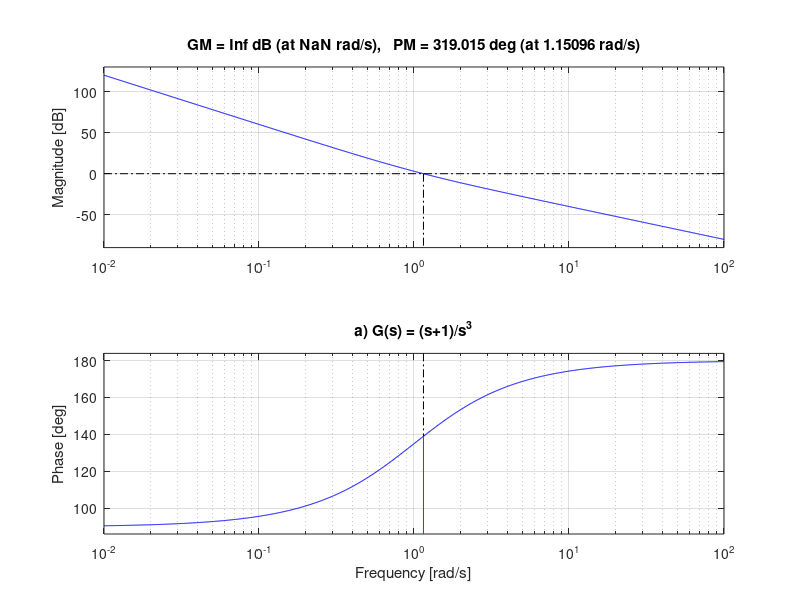
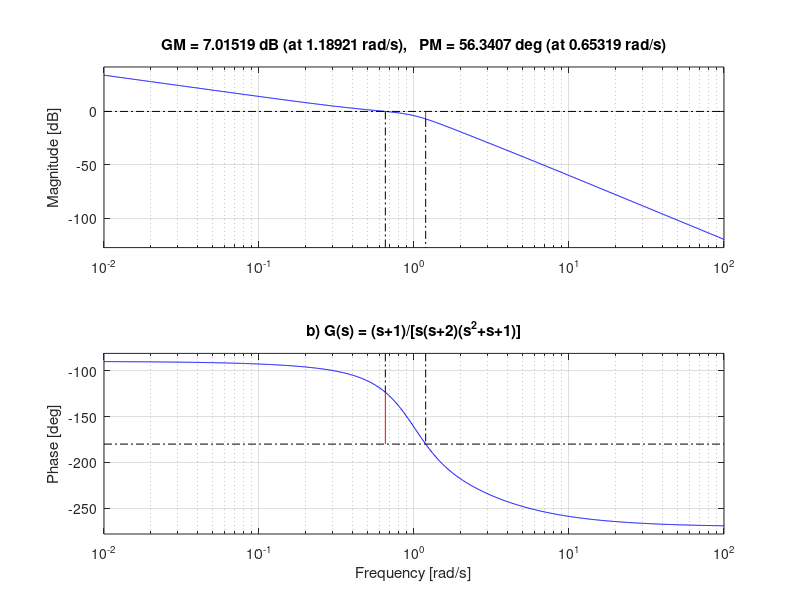
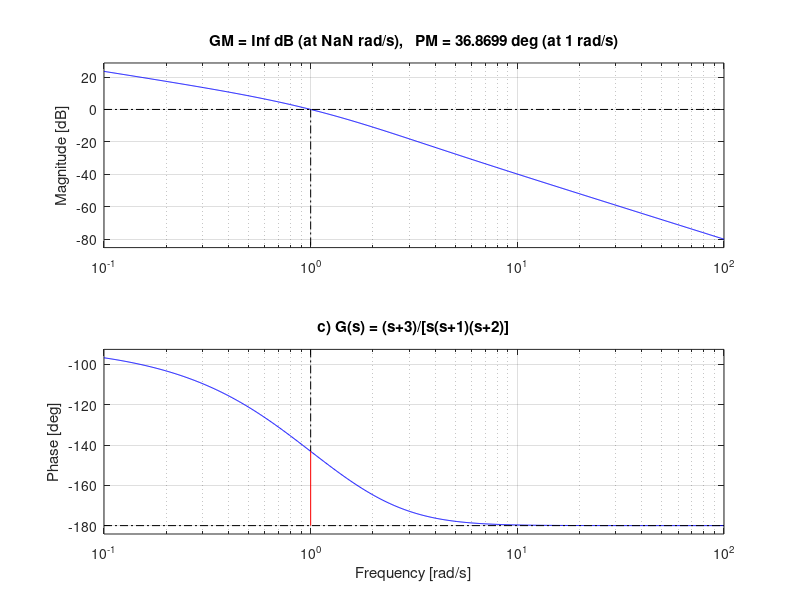
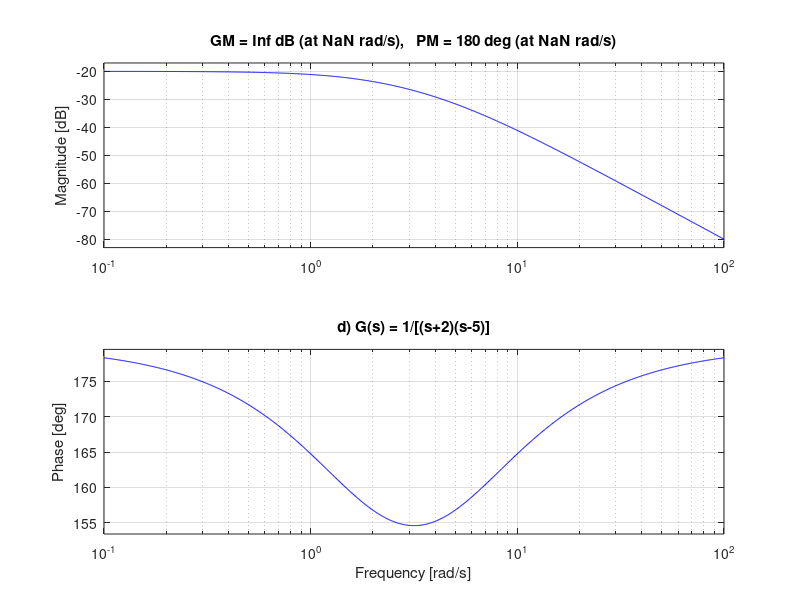

Source code (MATLAB) for these figures, in order:
clc;
clear;
close all;

s = tf('s');
k = 1;

%% =====================================
% a) G(s) = (s+1)/s^3
%% =====================================

L = (k*(s+1))/(s^3);

figure;
margin(L);
grid on;
title('a) G(s) = (s+1)/s^3');

[Gm,Pm,Wcg,Wcp] = margin(L);

fprintf('\n========== a) ==========\n');
fprintf('L(s) = (k*(s+1))/(s^3)\n');
fprintf('Margen de fase: %.2f°\n',Pm);

if isinf(Gm)
    fprintf('Margen de ganancia: Infinito\n');
else
    fprintf('Margen de ganancia: %.2f dB\n',20*log10(Gm));
end

%% =====================================
% b) G(s) = (s+1)/[s(s+2)(s^2+s+1)]
%% =====================================

L = (k*(s+1))/(s*(s+2)*(s^2+s+1));

figure;
margin(L);
grid on;
title('b) G(s) = (s+1)/[s(s+2)(s^2+s+1)]');

[Gm,Pm,Wcg,Wcp] = margin(L);

fprintf('\n========== b) ==========\n');
fprintf('L(s) = (k*(s+1))/(s*(s+2)*(s^2+s+1))\n');
fprintf('Margen de fase: %.2f°\n',Pm);

if isinf(Gm)
    fprintf('Margen de ganancia: Infinito\n');
else
    fprintf('Margen de ganancia: %.2f dB\n',20*log10(Gm));
end

%% =====================================
% c) G(s) = (s+3)/[s(s+1)(s+2)]
%% =====================================

L = (k*(s+3))/(s*(s+1)*(s+2));

figure;
margin(L);
grid on;
title('c) G(s) = (s+3)/[s(s+1)(s+2)]');

[Gm,Pm,Wcg,Wcp] = margin(L);

fprintf('\n========== c) ==========\n');
fprintf('L(s) = (k*(s+3))/(s*(s+1)*(s+2))\n');
fprintf('Margen de fase: %.2f°\n',Pm);

if isinf(Gm)
    fprintf('Margen de ganancia: Infinito\n');
else
    fprintf('Margen de ganancia: %.2f dB\n',20*log10(Gm));
end

%% =====================================
% d) G(s) = 1/[(s+2)(s-5)]
%% =====================================

L = k/((s+2)*(s-5));

figure;
margin(L);
grid on;
title('d) G(s) = 1/[(s+2)(s-5)]');

[Gm,Pm,Wcg,Wcp] = margin(L);

fprintf('\n========== d) ==========\n');
fprintf('L(s) = k/((s+2)*(s-5))\n');
fprintf('Margen de fase: %.2f°\n',Pm);

if isinf(Gm)
    fprintf('Margen de ganancia: Infinito\n');
else
    fprintf('Margen de ganancia: %.2f dB\n',20*log10(Gm));
end

%% =====================================
% e) G(s) = (s+1)/[(s+5)(s^2-9)]
%% =====================================

L = (k*(s+1))/((s+5)*(s^2-9));

figure;
margin(L);
grid on;
title('e) G(s) = (s+1)/[(s+5)(s^2-9)]');

[Gm,Pm,Wcg,Wcp] = margin(L);

fprintf('\n========== e) ==========\n');
fprintf('L(s) = (k*(s+1))/((s+5)*(s^2-9))\n');
fprintf('Margen de fase: %.2f°\n',Pm);

if isinf(Gm)
    fprintf('Margen de ganancia: Infinito\n');
else
    fprintf('Margen de ganancia: %.2f dB\n',20*log10(Gm));
end

%% =====================================
% f) G(s) = (s+1)/[s(s-1)]
%% =====================================

L = (k*(s+1))/(s*(s-1));

figure;
margin(L);
grid on;
title('f) G(s) = (s+1)/[s(s-1)]');

[Gm,Pm,Wcg,Wcp] = margin(L);

fprintf('\n========== f) ==========\n');
fprintf('L(s) = (k*(s+1))/(s*(s-1))\n');
fprintf('Margen de fase: %.2f°\n',Pm);

if isinf(Gm)
    fprintf('Margen de ganancia: Infinito\n');
else
    fprintf('Margen de ganancia: %.2f dB\n',20*log10(Gm));
end
